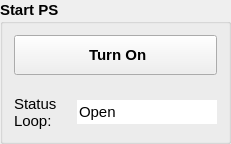
      <widget class="QGroupBox" name="gb_start_supply">
       <property name="enabled">
        <bool>true</bool>
       </property>
       <property name="sizePolicy">
        <sizepolicy hsizetype="Minimum" vsizetype="Preferred">
         <horstretch>0</horstretch>
         <verstretch>0</verstretch>
        </sizepolicy>
       </property>
       <property name="font">
        <font>
         <pointsize>11</pointsize>
         <weight>75</weight>
         <bold>true</bold>
        </font>
       </property>
       <property name="title">
        <string>Start PS</string>
       </property>
       <layout class="QGridLayout" name="gridLayout">
        <property name="spacing">
         <number>20</number>
        </property>
        <item row="1" column="1">
         <widget class="QLineEdit" name="le_status_loop">
          <property name="enabled">
           <bool>true</bool>
          </property>
          <property name="sizePolicy">
           <sizepolicy hsizetype="Minimum" vsizetype="Fixed">
            <horstretch>0</horstretch>
            <verstretch>0</verstretch>
           </sizepolicy>
          </property>
          <property name="font">
           <font>
            <pointsize>11</pointsize>
            <weight>50</weight>
            <bold>false</bold>
           </font>
          </property>
          <property name="text">
           <string>Open</string>
          </property>
          <property name="frame">
           <bool>false</bool>
          </property>
          <property name="readOnly">
           <bool>true</bool>
          </property>
         </widget>
        </item>
        <item row="0" column="0" colspan="2">
         <widget class="QPushButton" name="pb_ps_button">
          <property name="enabled">
           <bool>true</bool>
          </property>
          <property name="minimumSize">
           <size>
            <width>0</width>
            <height>40</height>
           </size>
          </property>
          <property name="font">
           <font>
            <pointsize>11</pointsize>
            <weight>75</weight>
            <bold>true</bold>
           </font>
          </property>
          <property name="text">
           <string> Turn On</string>
          </property>
          <property name="icon">
           <iconset>
            <normaloff>../../resources/img/Power_On.png</normaloff>
            <normalon>../../resources/img/Power_Off.png</normalon>../../resources/img/Power_On.png</iconset>
          </property>
          <property name="iconSize">
           <size>
            <width>20</width>
            <height>20</height>
           </size>
          </property>
          <property name="checkable">
           <bool>true</bool>
          </property>
         </widget>
        </item>
        <item row="1" column="0">
         <widget class="QLabel" name="label_32">
          <property name="sizePolicy">
           <sizepolicy hsizetype="Minimum" vsizetype="Preferred">
            <horstretch>0</horstretch>
            <verstretch>0</verstretch>
           </sizepolicy>
          </property>
          <property name="font">
           <font>
            <pointsize>11</pointsize>
            <weight>50</weight>
            <bold>false</bold>
           </font>
          </property>
          <property name="text">
           <string>Status 
Loop:</string>
          </property>
         </widget>
        </item>
       </layout>
      </widget>
